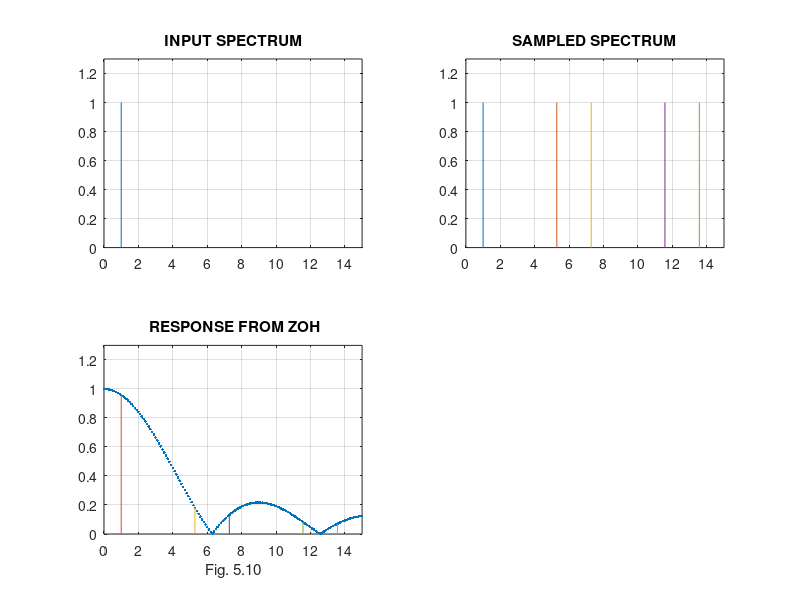

The MATLAB source for this figure:
%  Figure 5.7      Digital Control of Dynamic Systems, 3e
%                  Franklin, Powell, Workman
%                  Addison-Wesley, Publishing Company, 1998
% Matlab 4.2 or 5.0

clear
clf
w = 0:.1:15;
w(1)=.001;
zoh = sin(w/2)./(w/2);
v =[0 15 0 1.3];

subplot(2,2,3),plot(w,abs(zoh),'.')
x = [1 1];
y = [0  sin(.5)/(.5)];
axis(v)
hold on
plot(x,y)
x1 = [2*pi-1 2*pi-1];
y1 = [0 sin(pi-.5)/(pi-.5)];
plot(x1,y1)
x2 = [2*pi+1 2*pi+1];
y2 = [0 sin(pi+.5)/(pi+.5)];
plot(x2,abs(y2))
x3=[4*pi-1 4*pi-1];
y3=[0 sin(2*pi-.5)/(2*pi-.5)];
plot(x3,abs(y3))
x4 = [4*pi+1 4*pi+1];
y4 =[0 sin(2*pi+.5)/(2*pi+.5)];
plot(x4,y4)
title(' RESPONSE FROM ZOH')
xlabel('Fig. 5.10')
grid
v = [0 15 0 1.3];
hold off

x = [1 1];
y = [0  1];
subplot(2,2,1),plot(x,y)
axis(v)
grid
title('INPUT SPECTRUM')
x = [1 1];
y = [0  1];

subplot(2,2,2),plot(x,y)
axis(v)
hold on
x1 = [2*pi-1 2*pi-1];
y1 = [0 1];
plot(x1,y1)
x2 = [2*pi+1 2*pi+1];
y2 = [0 1];
plot(x2,y2)
x3=[4*pi-1 4*pi-1];
y3=[0 1];
plot(x3,y3)
x4 = [4*pi+1 4*pi+1];
y4 = [0 1];
plot(x4,y4)
grid
title('SAMPLED SPECTRUM')
hold off
